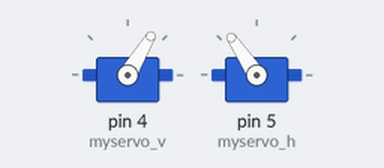
The sketch below on a simulated Arduino Uno, built with avr-gcc and run on an emulated ATmega328P. Shown: 2 × servo. Random numbers use the default seed unless the sketch sets one.

Above: at 0.1 s.
At 8.5 s:
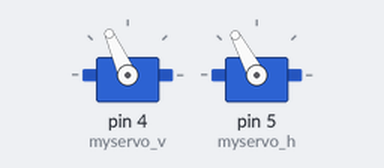
At 17.5 s:
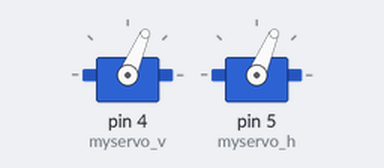
At 37.2 s:
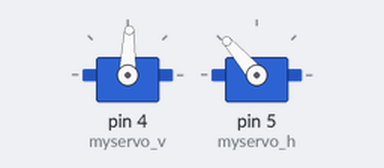
Timing chart, 0 to 40.0 s (numbered marks = the images above):
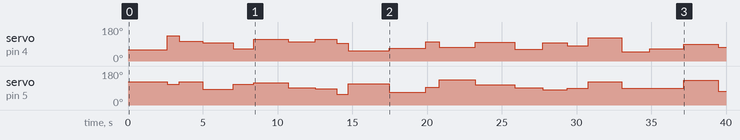

Measured:
- by itself, servo on pin 4 (myservo_v): 59° → 133° at 2.6 s, → 105° 0.80 s later, → 97° 1.6 s later, → 64° 2.0 s later, … (21 changes in this stretch)

The sketch:

eyeball_auto.ino
```cpp
/*
 * EyeballKit Auto Example
 * Description: freestyle eyeball movement
 * Instructions:
  - Flash this sketch to the ESP8266 board
 * Author: naozhendang.com
 * More info: http://www.naozhendang.com/p/eyeball-kit
 */
#include <Servo.h>

Servo myservo_v;  // create servo object to control the vertical servo
Servo myservo_h;  // create servo object to control the horizontal servo

void setup() {
    myservo_v.attach(4);  // attach the servo on GPIO4 to the servo object
    myservo_h.attach(5);  // attach the servo on GPIO5 to the servo object
    randomSeed(analogRead(0));
}

void loop() {
  myservo_v.write(int(random(45,135)));
  myservo_h.write(int(random(45,135)));
  delay(int(random(500,3000)));
}
```
